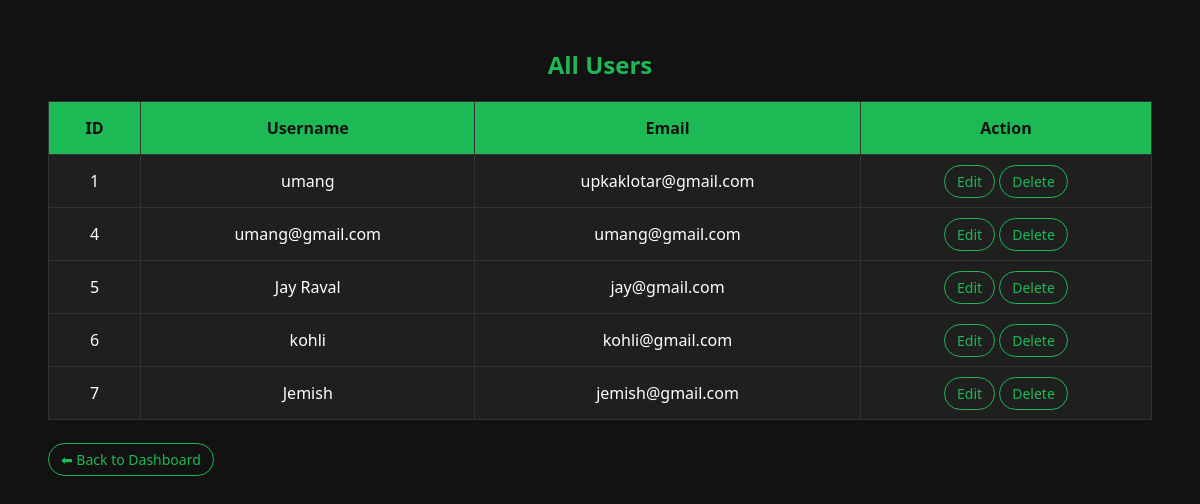
/admin_pelan/user_list.php (signed in), run on the app's committed database.
### tables this page shows
CREATE TABLE `user` (
  `id` int(11) NOT NULL,
  `username` varchar(225) DEFAULT NULL,
  `email` varchar(225) DEFAULT NULL,
  `password` varchar(225) DEFAULT NULL,
  `profile_img` varchar(255) DEFAULT 'default.png'
);

### admin_pelan/user_list.php (the view, shortened to what this page needs)
<?php
include '../db.php';
$users = $conn->query("SELECT * FROM user");
?>
<html>
<head>
</head>
<body>
    <h2>All Users</h2>
    <table border="1" cellpadding="10">
        <tr>
            <th>ID</th>
            <th>Username</th>
            <th>Email</th>
            <th>Action</th>
        </tr>
        <?php while ($row = $users->fetch_assoc()): ?>
            <tr>
                <td><?php echo $row['id']; ?></td>
                <td><?php echo $row['username']; ?></td>
                <td><?php echo $row['email']; ?></td>
                <td>
                    <a href="edit_user.php?id=<?php echo $row['id']; ?>">Edit</a>
                    <a href="delete_user.php?id=<?php echo $row['id']; ?>" onclick="return confirm('Are you sure?')">Delete</a>
                </td>
            </tr>
        <?php endwhile; ?>
    </table>
    <a href="dashboard.php">⬅ Back to Dashboard</a>
</body>
</html>

### admin_pelan/user_list.php (style rules this page uses)
body { font-family: 'Segoe UI', sans-serif; background-color: #121212; color: #fff; padding: 40px; }
h2 { text-align: center; color: #1db954; margin-bottom: 20px; animation: fadeInDown 1s ease; }
table { width: 100%; border-collapse: collapse; margin-bottom: 30px; animation: fadeIn 1.5s ease; }
th, td { padding: 15px; border: 1px solid #333; text-align: center; }
th { background-color: #1db954; color: #121212; }
td { background-color: #1f1f1f; }
a { color: #1db954; text-decoration: none; padding: 6px 12px; border: 1px solid #1db954; border-radius: 20px; transition: 0.3s; font-size: 14px; }

### data on the page
user: id "1", username "umang", email "upkaklotar@gmail.com"
user: id "4", username "umang@gmail.com", email "umang@gmail.com"
user: id "5", username "Jay Raval", email "jay@gmail.com"
user: id "6", username "kohli", email "kohli@gmail.com"
user: id "7", username "Jemish", email "jemish@gmail.com"
